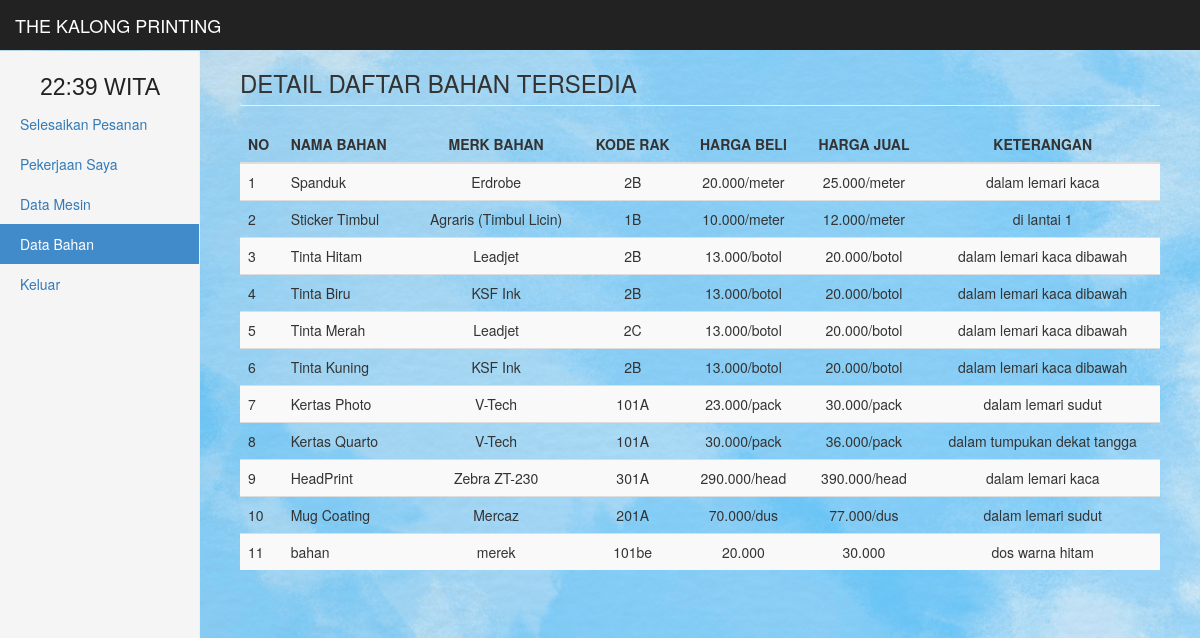
The app's page /detail_bahan_karyawan (signed in) with its own data.
### tables this page shows
CREATE TABLE `detail_bahan` (
  `id_user` int(10) DEFAULT NULL,
  `nama_bahan` varchar(25) DEFAULT NULL,
  `merk_bahan` varchar(25) DEFAULT NULL,
  `kode_rak` varchar(25) NOT NULL,
  `harga_beli` varchar(50) NOT NULL,
  `harga_jual` varchar(50) NOT NULL,
  `keterangan` varchar(255) NOT NULL
);

### view/detail_bahan_karyawan.php (the view, shortened to what this page needs)
<h3 class='page-header'>DETAIL DAFTAR BAHAN TERSEDIA</h3>
    <div class='table-resfponsive'>
    <?php
        if (isset($_GET['id_bahan'])) {
            if ($_GET['id_bahan']!=="") {
                $id_user=$_GET['id_bahan'];
                include './view/adm/edit_bahan.php';
            } else {
                header("location:detail_bahan_karyawan");
            }
        } else {
 $sql = "SELECT*FROM detail_bahan ORDER BY id_user ASC";
            $query = $conn->query($sql);
            if ($query->num_rows!==0) {
            echo "<table class='table table-striped' style='width:100%'>
                    <thead>
                        <tr>
                            <th>NO</th>
                            <th>NAMA BAHAN</th>
                            <th><center>MERK BAHAN</center></th>
                            <th><center>KODE RAK</center></th>
                            <th><center>HARGA BELI</center></th>
                            <th><center>HARGA JUAL</center></th>
                            <th><center>KETERANGAN</center></th>
                        </tr>
                    </thead>
                    <tbody>";
                    $query_bahan = $conn->query($sql);
                    $no=0;
                    while ($get_bahan = $query_bahan->fetch_assoc()) {
                        $name = $get_bahan['nama_bahan'];
                        $merk = $get_bahan['merk_bahan'];
                        $kode = $get_bahan['kode_rak'];
                        $harga_beli = $get_bahan['harga_beli'];
                        $harga_jual = $get_bahan['harga_jual'];
                        $keterangan = $get_bahan['keterangan'];
                        $no++;
                        echo "<tr>
                                <td>$no</td>
                                <td>$name</td>
                                <td><center>$merk</center></td>
                                <td><center>$kode</center></td>
                                <td><center>$harga_beli</center></td>
                                <td><center>$harga_jual</center></td>
                                <td><center>$keterangan</center></td>
                            </tr>";
                    }
                    echo "</tbody></table>";
            } else {
                echo "<div class='alert alert-danger'><strong>Tidak ada data untuk ditampilkan</strong></div>";
            }
        }
     ?>
</div>
<script src="lib/js/sweetalert2.min.js"></script> <link rel="stylesheet" type="text/css" href="lib/js/sweetalert2.css">

### view/detail_bahan_karyawan.php (style rules this page uses)
body { background-image: url('color.jpg'); background-repeat: no-repeat; background-attachment: fixed; background-size: cover; }

### records on screen
detail_bahan: nama_bahan "Spanduk", merk_bahan "Erdrobe", kode_rak "2B", harga_beli "20.000/meter", harga_jual "25.000/meter", keterangan "dalam lemari kaca"
detail_bahan: nama_bahan "Sticker Timbul", merk_bahan "Agraris (Timbul Licin)", kode_rak "1B", harga_beli "10.000/meter", harga_jual "12.000/meter", keterangan "di lantai 1"
detail_bahan: nama_bahan "Tinta Hitam", merk_bahan "Leadjet", kode_rak "2B", harga_beli "13.000/botol", harga_jual "20.000/botol", keterangan "dalam lemari kaca dibawah"
detail_bahan: nama_bahan "Tinta Biru", merk_bahan "KSF Ink", kode_rak "2B", harga_beli "13.000/botol", harga_jual "20.000/botol", keterangan "dalam lemari kaca dibawah"
detail_bahan: nama_bahan "Tinta Merah", merk_bahan "Leadjet", kode_rak "2C", harga_beli "13.000/botol", harga_jual "20.000/botol", keterangan "dalam lemari kaca dibawah"
detail_bahan: nama_bahan "Tinta Kuning", merk_bahan "KSF Ink", kode_rak "2B", harga_beli "13.000/botol", harga_jual "20.000/botol", keterangan "dalam lemari kaca dibawah"
detail_bahan: nama_bahan "Kertas Photo", merk_bahan "V-Tech", kode_rak "101A", harga_beli "23.000/pack", harga_jual "30.000/pack", keterangan "dalam lemari sudut"
detail_bahan: nama_bahan "Kertas Quarto", merk_bahan "V-Tech", kode_rak "101A", harga_beli "30.000/pack", harga_jual "36.000/pack", keterangan "dalam tumpukan dekat tangga"
detail_bahan: nama_bahan "HeadPrint", merk_bahan "Zebra ZT-230", kode_rak "301A", harga_beli "290.000/head", harga_jual "390.000/head", keterangan "dalam lemari kaca"
detail_bahan: nama_bahan "Mug Coating", merk_bahan "Mercaz", kode_rak "201A", harga_beli "70.000/dus", harga_jual "77.000/dus", keterangan "dalam lemari sudut"
detail_bahan: nama_bahan "bahan", merk_bahan "merek", kode_rak "101be", harga_beli "20.000", harga_jual "30.000", keterangan "dos warna hitam"

### other values on screen
$name[$i] "Selesaikan Pesanan"
$name[$i] "Pekerjaan Saya"
$name[$i] "Data Mesin"
$name[$i] "Data Bahan"
$name[$i] "Keluar"
